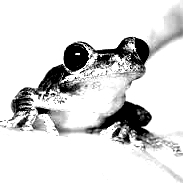
#> input picture PygameVisualTests/Image_Manipulation/Images/images.jpg, 183 x 183 px, found by its file name
$ python imgToSineWaves.py
#> lines starting #> are read from the running program, lines starting #| are printed output that depends on the picture
import cv2
import numpy as np

low_res = (50,50)


# Load the image
image = cv2.imread('images.jpg')
#> image is the input picture: shape (183, 183, 3); min 0, max 255, mean 217.5

# Convert the image to grayscale
gray_image = cv2.cvtColor(image, cv2.COLOR_BGR2GRAY)

img = cv2.resize(gray_image, low_res)
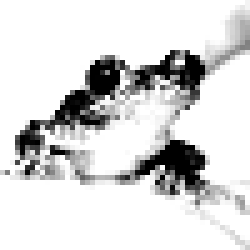
#> img: shape (50, 50) (shown 5 times larger); min 0, max 255, mean 217

# print(np.amax(img))

# Save the grayscale image
# cv2.imwrite('output_image.jpg', img)

x = 149

y = round(x/255 * 10)

print(x, y)
